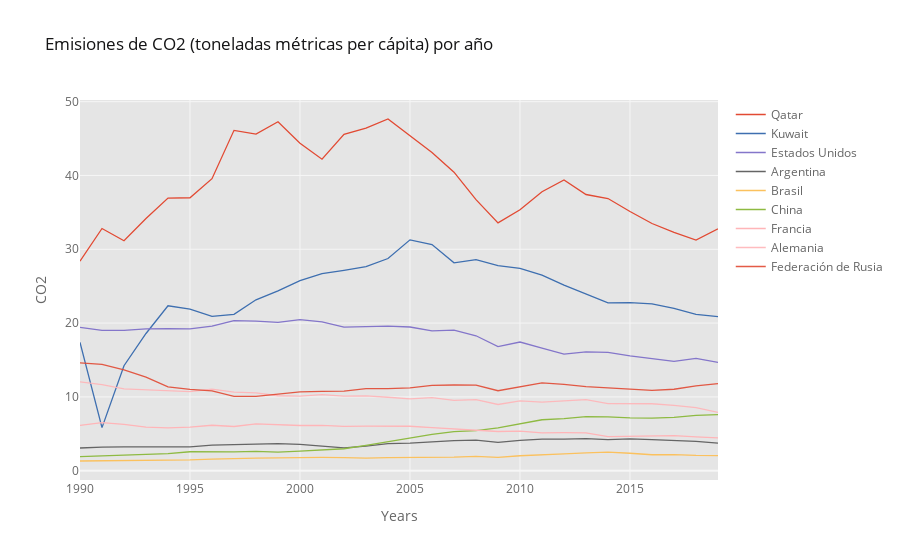

The notebook cell saved with this chart:
### Code cell
df_evolutionCO2.iplot(kind='line', xTitle='Years', yTitle='CO2', title='Emisiones de CO2 (toneladas métricas per cápita) por año')
